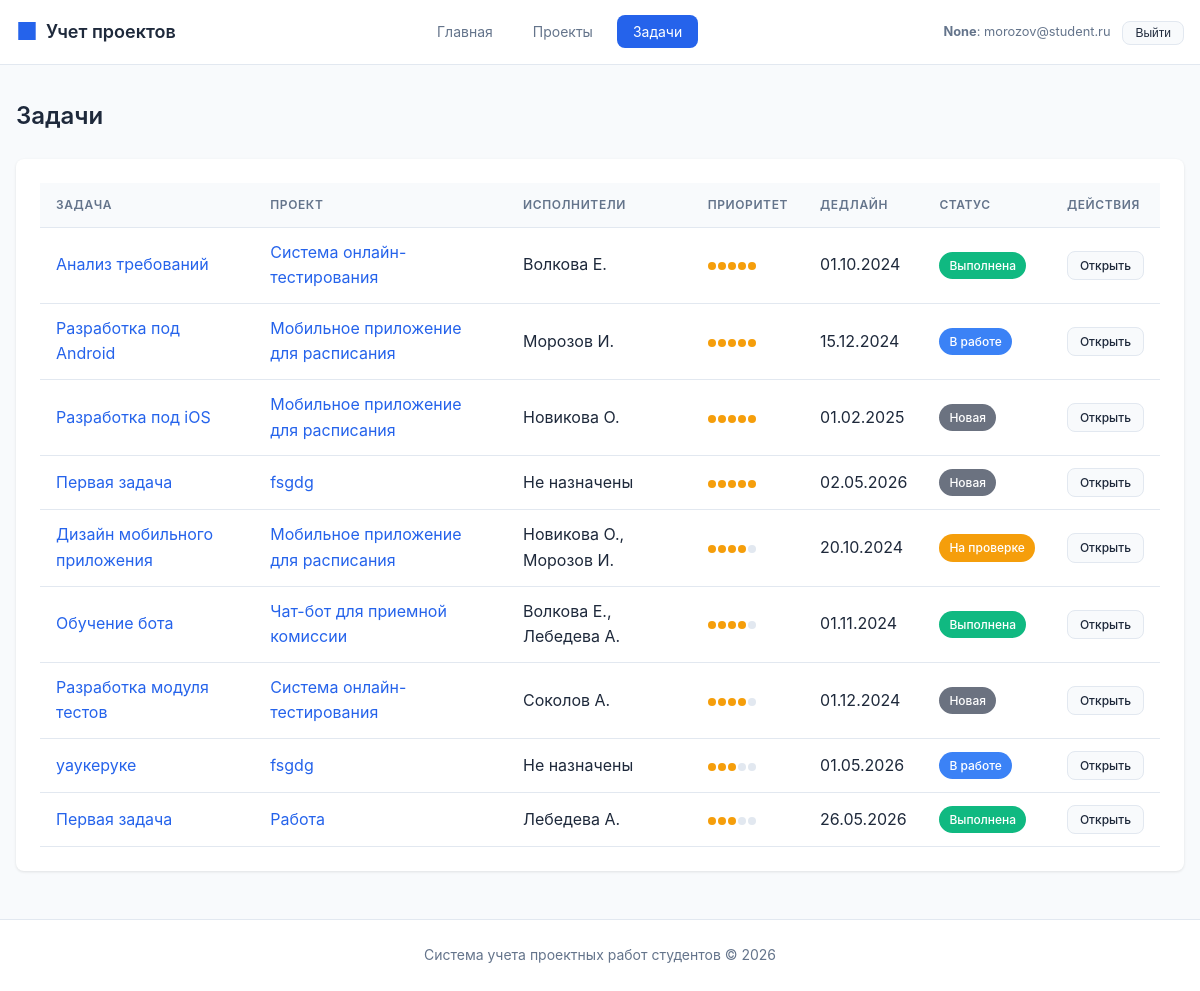
The page /tasks/ (signed in) on the database as committed earlier.
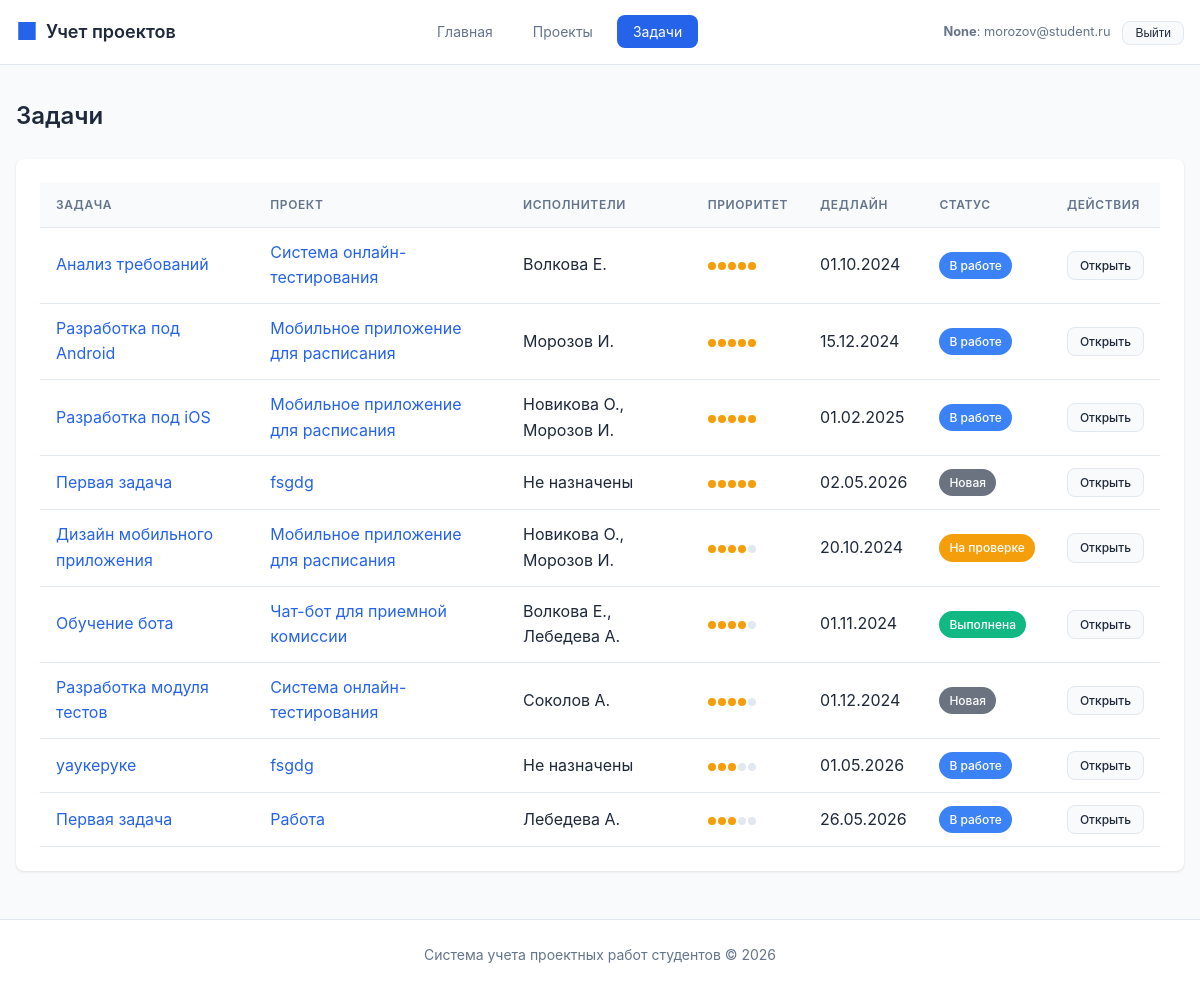
The same page on the database as committed later.
### tables this page shows
CREATE TABLE task (
    id INTEGER PRIMARY KEY AUTOINCREMENT,
    title TEXT NOT NULL,
    description TEXT,
    project_id INTEGER NOT NULL REFERENCES project(id) ON DELETE CASCADE,
    status_id INTEGER REFERENCES task_status(id) ON DELETE SET NULL,
    priority INTEGER DEFAULT 1 CHECK (priority >= 1 AND priority <= 5),
    deadline TEXT,
    created_at TEXT DEFAULT CURRENT_TIMESTAMP,
    updated_at TEXT DEFAULT CURRENT_TIMESTAMP
);

CREATE TABLE task_status (
    id INTEGER PRIMARY KEY AUTOINCREMENT,
    name TEXT NOT NULL UNIQUE,
    description TEXT,
    color TEXT DEFAULT '#6B7280'
);

CREATE TABLE project (
    id INTEGER PRIMARY KEY AUTOINCREMENT,
    title TEXT NOT NULL,
    description TEXT,
    start_date TEXT NOT NULL,
    end_date TEXT NOT NULL,
    status_id INTEGER REFERENCES project_status(id) ON DELETE SET NULL,
    supervisor_id INTEGER REFERENCES teacher(id) ON DELETE SET NULL,
    created_at TEXT DEFAULT CURRENT_TIMESTAMP,
    updated_at TEXT DEFAULT CURRENT_TIMESTAMP,
    CONSTRAINT valid_dates CHECK (end_date >= start_date)
);

### routes/tasks.py (the view, shortened to what this page needs)
@tasks_bp.route('/')
def list_tasks():
    if g.current_user["role"] == ROLE_TEACHER:
        tasks = execute_query("""
            SELECT
                t.id,
                t.title,
                t.description,
                t.deadline,
                t.priority,
                ts.name as status,
                ts.color as status_color,
                p.id as project_id,
                p.title as project_title,
                (SELECT GROUP_CONCAT(s.last_name || ' ' || SUBSTR(s.first_name, 1, 1) || '.', ', ')
                 FROM task_student ts2
                 JOIN student s ON ts2.student_id = s.id
                 WHERE ts2.task_id = t.id) as assignees
            FROM task t
            LEFT JOIN task_status ts ON t.status_id = ts.id
            LEFT JOIN project p ON t.project_id = p.id
            WHERE p.supervisor_id = %s
            ORDER BY t.priority DESC, t.deadline ASC
        """, (g.current_user["id"],), fetch_all=True)
    else:
        tasks = execute_query("""
            SELECT
                t.id,
                t.title,
                t.description,
                t.deadline,
                t.priority,
                ts.name as status,
                ts.color as status_color,
                p.id as project_id,
                p.title as project_title,
                (SELECT GROUP_CONCAT(s.last_name || ' ' || SUBSTR(s.first_name, 1, 1) || '.', ', ')
                 FROM task_student ts2
                 JOIN student s ON ts2.student_id = s.id
                 WHERE ts2.task_id = t.id) as assignees
            FROM task t
            LEFT JOIN task_status ts ON t.status_id = ts.id
            LEFT JOIN project p ON t.project_id = p.id
            ORDER BY t.priority DESC, t.deadline ASC
        """, fetch_all=True)
    for task in tasks:
        task["can_edit"] = can_manage_task(task["id"])
    return render_template('tasks/list.html', tasks=tasks)

### database.py (called while the page is built)
def _parse_db_value(key, value):
    if not isinstance(value, str):
        return value
    if key.endswith("_at"):
        try:
            return datetime.fromisoformat(value)
        except ValueError:
            return value
    if key.endswith("_date") or key in DATE_FIELDS:
        try:
            return date.fromisoformat(value)
        except ValueError:
            return value
    return value

def _normalize_row(row):
    raw = dict(row)
    return {key: _parse_db_value(key, value) for key, value in raw.items()}

def get_db_connection():
    conn = sqlite3.connect(Config.SQLITE_PATH)
    conn.row_factory = sqlite3.Row
    conn.execute("PRAGMA foreign_keys = ON")
    return conn

### routes/auth.py (called while the page is built, shortened)
def can_manage_project(project_id):
    current_user = g.current_user
    if not current_user:
        return False
    if current_user["role"] == ROLE_ADMIN:
        return True
    if current_user["role"] != ROLE_TEACHER:
        return False

def can_manage_task(task_id):
    task = execute_query(
        "SELECT project_id FROM task WHERE id = %s",
        (task_id,),
        fetch_one=True,
    )
    if not task:
        return False
    return can_manage_project(task["project_id"])

### templates/tasks/list.html (shortened to what this page needs)
{% extends 'base.html' %}
{% block content %}
<div class="page-header">
    <h1 class="page-title">Задачи</h1>
</div>
<div class="card">
    {% if tasks %}
    <div class="table-container">
        <table>
            <thead>
                <tr>
                    <th>Задача</th>
                    <th>Проект</th>
                    <th>Исполнители</th>
                    <th>Приоритет</th>
                    <th>Дедлайн</th>
                    <th>Статус</th>
                    <th>Действия</th>
                </tr>
            </thead>
            <tbody>
                {% for task in tasks %}
                <tr>
                    <td>
                        <a href="{{ url_for('tasks.view_task', task_id=task.id) }}" class="link">
                            {{ task.title }}
                        </a>
                    </td>
                    <td>
                        <a href="{{ url_for('projects.view_project', project_id=task.project_id) }}" class="link">
                            {{ task.project_title }}
                        </a>
                    </td>
                    <td>{{ task.assignees or 'Не назначены' }}</td>
                    <td>
                        <div class="priority">
                            {% for i in range(5) %}
                            <span class="priority-dot {% if i < task.priority %}filled{% endif %}"></span>
                            {% endfor %}
                        </div>
                    </td>
                    <td>{{ task.deadline.strftime('%d.%m.%Y') if task.deadline else '-' }}</td>
                    <td>
                        <span class="badge badge-status" style="background-color: {{ task.status_color or '#6B7280' }}">
                            {{ task.status or 'Не указан' }}
                        </span>
                    </td>
                    <td>
                        <div class="btn-group">
                            <a href="{{ url_for('tasks.view_task', task_id=task.id) }}" class="btn btn-secondary btn-sm">Открыть</a>
                        </div>
                    </td>
                </tr>
                {% endfor %}
            </tbody>
        </table>
    </div>
    {% endif %}
</div>
{% endblock %}

Rows that differ between the two databases and show on the page:
changed task "Анализ требований": name "Выполнена" → "В работе"
changed task "Разработка под iOS": assignees "Новикова О." → "Новикова О., Морозов И."; name "Новая" → "В работе"
changed task "Работа": name "Выполнена" → "В работе"
